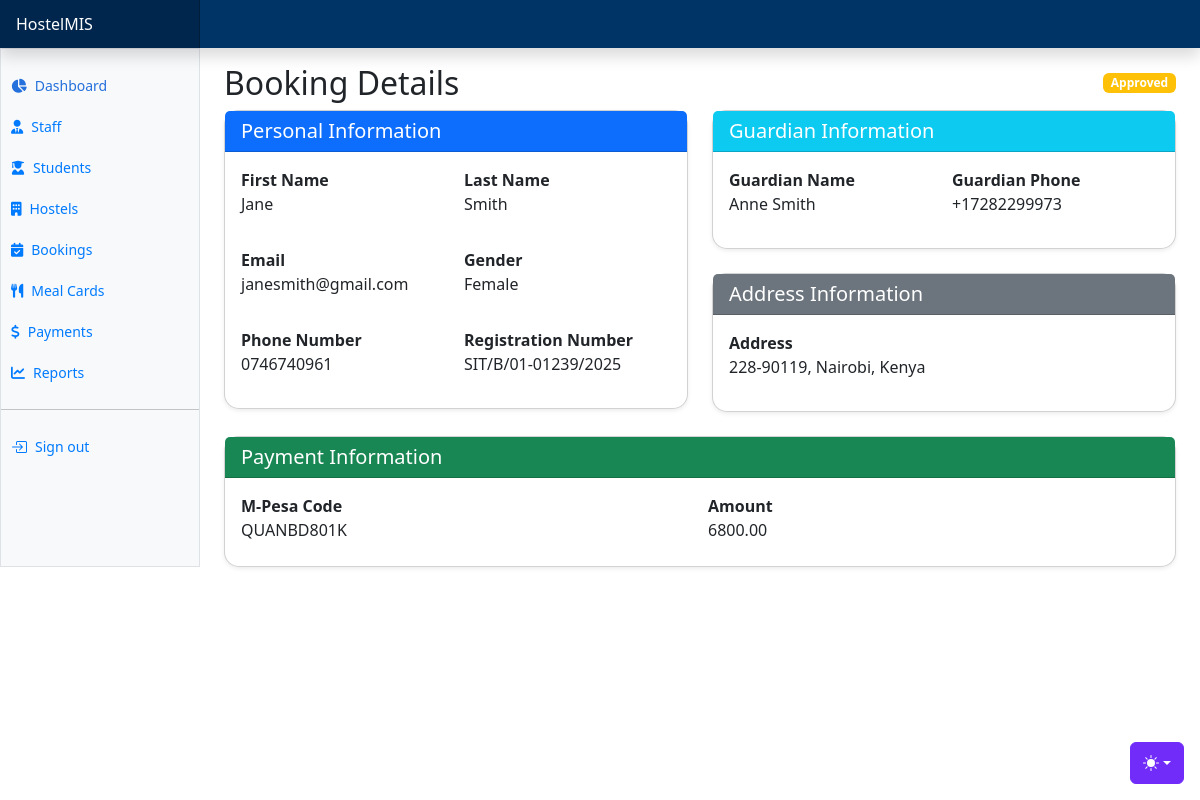
Screenshot of /hostels/bookings/9/details with the database file from the repository.
### apps/hostels/models.py (models this page shows, shortened)
class Booking(AbsoluteBaseModel):
    first_name = models.CharField(max_length=255)
    last_name = models.CharField(max_length=255)
    email = models.EmailField(max_length=255)
    gender = models.CharField(max_length=255, choices=GENDER_CHOICES)
    phone_number = models.CharField(max_length=255)
    guardian_name = models.CharField(max_length=255)
    guardian_phone_number = models.CharField(max_length=255)
    registration_number = models.CharField(max_length=255)
    mpesa_code = models.CharField(max_length=255)
    amount = models.DecimalField(max_digits=10, decimal_places=2, default=0)
    address = models.CharField(max_length=255)
    city = models.CharField(max_length=255)
    country = models.CharField(max_length=255)
    status = models.CharField(max_length=255, choices=BOOKING_STATUSES, default="Pending")
    room_assigned = models.ForeignKey("hostels.HostelRoom", on_delete=models.CASCADE, null=True)

### apps/hostels/views.py (the view)
# urls.py: path("bookings/<int:id>/details", booking_details, name="booking-details"),
def booking_details(request, id):
    booking = Booking.objects.get(id=id)
    rooms = HostelRoom.objects.filter(students_assigned__lt=F('room_capacity'))
    context = {"booking": booking, "rooms": rooms}
    return render(request, "hostels/bookings/booking_details.html", context)

### templates/hostels/bookings/booking_details.html (shortened to what this page needs)
{% extends "base.html" %}
{% block additional_css %}
<link href="https://cdnjs.cloudflare.com/ajax/libs/select2/4.0.13/css/select2.min.css" rel="stylesheet">
{% endblock additional_css %}
{% block content %}
<div class="d-flex justify-content-between align-items-center mb-2">
    <h2 class="mb-0">Booking Details</h2>
    <span class="badge bg-warning status-badge">{{booking.status}}</span>
</div>
<div class="row g-4">
    <div class="col-12 col-lg-6">
        <div class="card shadow-sm">
            <div class="card-header bg-primary text-white">
                <h5 class="card-title mb-0">Personal Information</h5>
            </div>
            <div class="card-body">
                <div class="row g-3">
                    <div class="col-6">
                        <label class="fw-bold">First Name</label>
                        <p class="mb-3">{{booking.first_name}}</p>
                    </div>
                    <div class="col-6">
                        <label class="fw-bold">Last Name</label>
                        <p class="mb-3">{{booking.last_name}}</p>
                    </div>
                    <div class="col-6">
                        <label class="fw-bold">Email</label>
                        <p class="mb-3">{{booking.email}}</p>
                    </div>
                    <div class="col-6">
                        <label class="fw-bold">Gender</label>
                        <p class="mb-3">{{booking.gender}}</p>
                    </div>
                    <div class="col-6">
                        <label class="fw-bold">Phone Number</label>
                        <p class="mb-3">{{booking.phone_number}}</p>
                    </div>
                    <div class="col-6">
                        <label class="fw-bold">Registration Number</label>
                        <p class="mb-3">{{booking.registration_number}}</p>
                    </div>
                </div>
            </div>
        </div>
    </div>
    <div class="col-12 col-lg-6">
        <div class="card shadow-sm">
            <div class="card-header bg-info text-white">
                <h5 class="card-title mb-0">Guardian Information</h5>
            </div>
            <div class="card-body">
                <div class="row g-3">
                    <div class="col-6">
                        <label class="fw-bold">Guardian Name</label>
                        <p class="mb-3">{{booking.guardian_name}}</p>
                    </div>
                    <div class="col-6">
                        <label class="fw-bold">Guardian Phone</label>
                        <p class="mb-3">{{booking.guardian_phone_number}}</p>
                    </div>
                </div>
            </div>
        </div>
        <div class="card shadow-sm mt-4">
            <div class="card-header bg-secondary text-white">
                <h5 class="card-title mb-0">Address Information</h5>
            </div>
            <div class="card-body">
                <div class="row g-3">
                    <div class="col-12">
                        <label class="fw-bold">Address</label>
                        <p class="mb-3">{{booking.address}}, {{booking.city}}, {{booking.country}}</p>
                    </div>
                </div>
            </div>
        </div>
    </div>
    <div class="col-12">
        <div class="card shadow-sm">
            <div class="card-header bg-success text-white">
                <h5 class="card-title mb-0">Payment Information</h5>
            </div>
            <div class="card-body">
                <div class="row g-3">
                    <div class="col-md-6">
                        <label class="fw-bold">M-Pesa Code</label>
                        <p class="mb-2">{{booking.mpesa_code}}</p>
                    </div>
                    <div class="col-md-6">
                        <label class="fw-bold">Amount</label>
                        <p class="mb-2">{{booking.amount}}</p>
                    </div>
                </div>
            </div>
        </div>
    </div>
</div>
{% endblock content %}

### templates/base.html (style rules this page uses)
.card { border-radius: 15px; }

### rows the page displays
Booking: status "Approved", first_name "Jane", last_name "Smith", email "janesmith@gmail.com", gender "Female", phone_number "0746740961", registration_number "SIT/B/01-01239/2025", guardian_name "Anne Smith", guardian_phone_number "+17282299973", address "228-90119", city "Nairobi", country "Kenya", mpesa_code "QUANBD801K", amount "6800.00"
